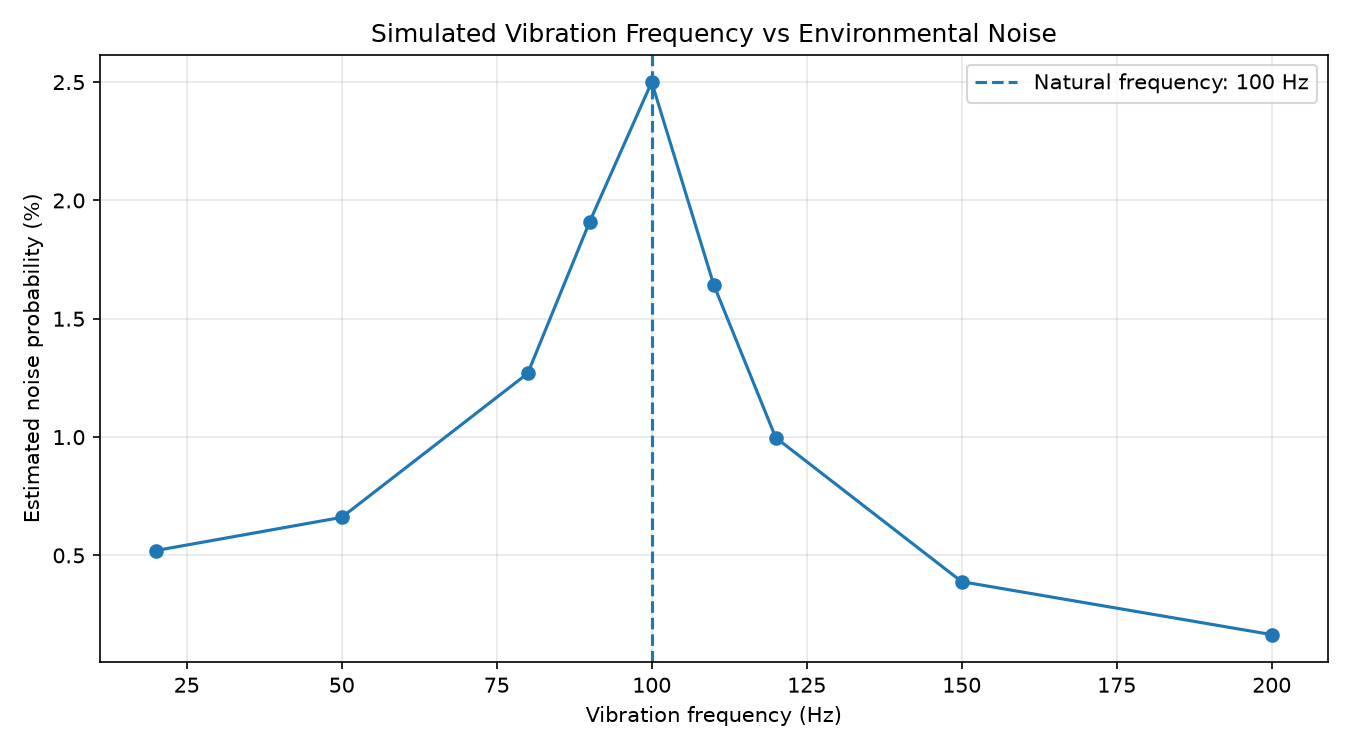

This chart was generated by the following Python code:
import matplotlib
matplotlib.use("Agg")

import matplotlib.pyplot as plt

from quantum.environmental_experiment import run_vibration_frequency_sweep


def main() -> None:
    results = run_vibration_frequency_sweep()

    frequencies = [
        result.conditions.vibration_frequency_hz
        for result in results
    ]
    noise_percentages = [
        result.estimated_noise_probability * 100
        for result in results
    ]

    plt.figure(figsize=(9, 5))
    plt.plot(frequencies, noise_percentages, marker="o")
    plt.axvline(
        x=100,
        linestyle="--",
        label="Natural frequency: 100 Hz",
    )
    plt.title("Simulated Vibration Frequency vs Environmental Noise")
    plt.xlabel("Vibration frequency (Hz)")
    plt.ylabel("Estimated noise probability (%)")
    plt.grid(True, alpha=0.3)
    plt.legend()
    plt.tight_layout()
    plt.savefig("experiments/vibration_frequency_plot.png", dpi=150)
    plt.close()

    print("Grafik kaydedildi: experiments/vibration_frequency_plot.png")
    print("Not: Grafik, gerçek donanım ölçümü değil, model simülasyonudur.")


if __name__ == "__main__":
    main()
